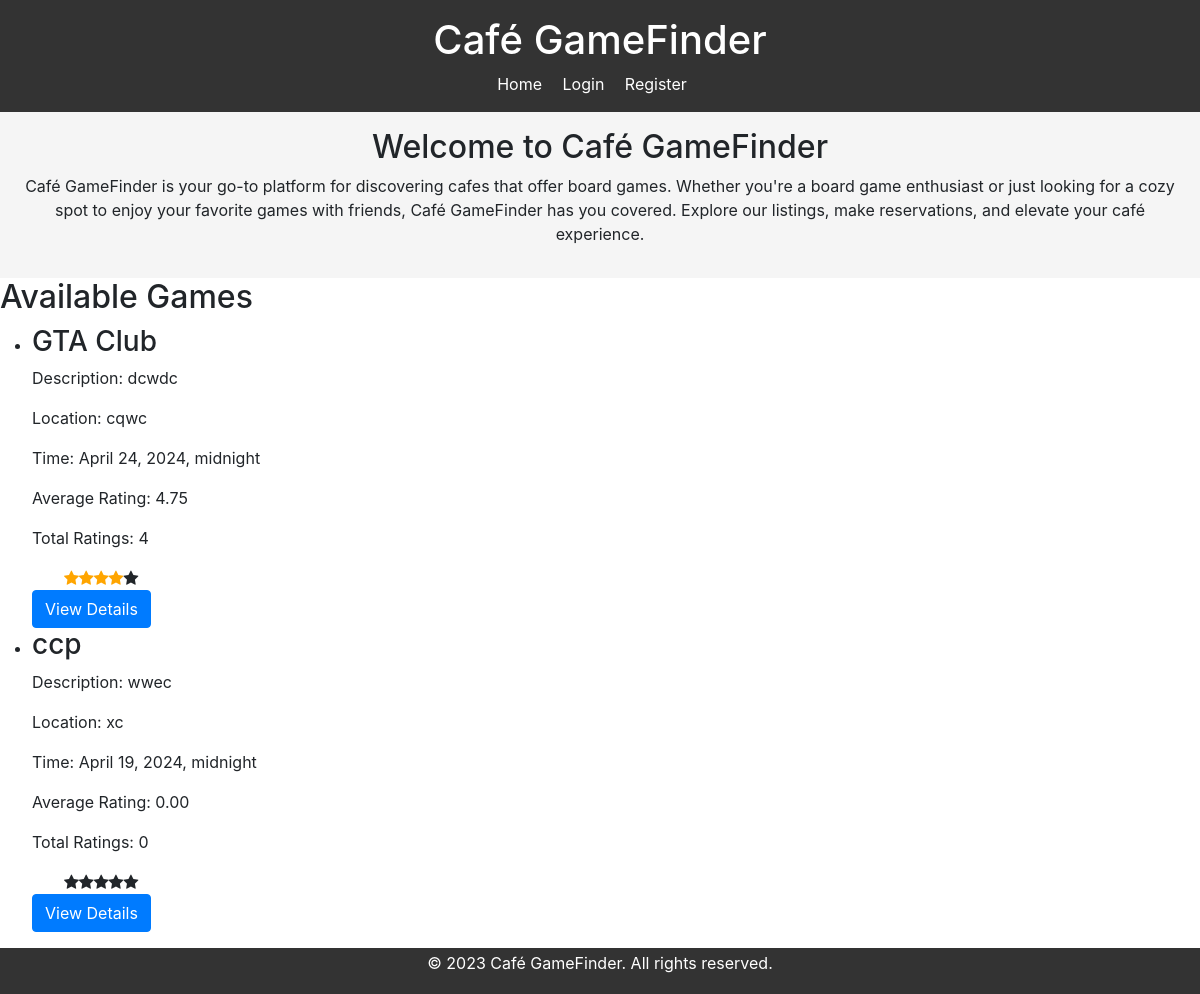
The page / on the database its author committed.
### boardgame_app/models.py (models this page shows, shortened)
class Game(models.Model):
    cafe = models.ForeignKey('Cafe', on_delete=models.CASCADE)
    name = models.CharField(max_length=255)
    description = models.TextField()
    location = models.CharField(max_length=255)
    time = models.DateTimeField()
    available_slots = models.IntegerField(default=0)
    average_rating = models.DecimalField(default=0, max_digits=3, decimal_places=2)
    total_ratings = models.PositiveIntegerField(default=0)

### boardgame_app/views.py (the view)
# urls.py: path('', index, name='index'),
def index(request):
    if request.user.is_staff:
        games = Game.objects.filter(cafe=request.user.cafe)
        return render(request, 'cafe_owner.html', {'games': games})
    games = Game.objects.all()
    return render(request, 'index.html', {'games': games})

### boardgame_app/templates/index.html (shortened to what this page needs)
{% load static %}
<!DOCTYPE html>
<html lang="en">
<head>
    <link rel="stylesheet" href="{% static 'styles.css' %}">
        <link href="https://cdn.jsdelivr.net/npm/bootstrap@5.3.0-alpha1/dist/css/bootstrap.min.css" rel="stylesheet">
    <link rel="stylesheet" href="https://cdn.jsdelivr.net/npm/bootstrap@4.0.0/dist/css/bootstrap.min.css">
    <link rel="stylesheet" href="https://cdnjs.cloudflare.com/ajax/libs/font-awesome/4.7.0/css/font-awesome.min.css">
</head>
<body>
    <header>
        <h1>Café GameFinder</h1>
        <nav>
            <a href="{% url 'index' %}">Home</a>
            {% if user.is_authenticated %}
                {% if user.cafe %}
                    <a href="{% url 'cafe_profile' %}">Cafe Profile</a>
                {% else %}
                    <a href="{% url 'profile' %}">Profile</a>
                    <a href="{% url 'reserve' %}">Reserve</a>
                {% endif %}
                <a href="{% url 'logout' %}" onclick="event.preventDefault(); document.getElementById('logout-form').submit();">Logout</a>
            {% else %}
                <a href="{% url 'login' %}">Login</a>
                <a href="{% url 'user_register' %}">Register</a>
            {% endif %}
        </nav>
    </header>
    <section id="home">
        <h2>Welcome to Café GameFinder</h2>
        <p>
            Café GameFinder is your go-to platform for discovering cafes that offer board games. Whether you're a
            board game enthusiast or just looking for a cozy spot to enjoy your favorite games with friends,
            Café GameFinder has you covered. Explore our listings, make reservations, and elevate your café
            experience.
        </p>
    </section>
    <section id="games">
        <h2>Available Games</h2>
        <ul>
            {% for game in games %}
                <li>
                    <h3>{{ game.name }}</h3>
                    <p>Description: {{ game.description }}</p>
                    <p>Location: {{ game.location }}</p>
                    <p>Time: {{ game.time }}</p>
                    <p>Average Rating: {{ game.average_rating }}</p>
                    <p>Total Ratings: {{ game.total_ratings }}</p>
                    <ul class="list-flex rating-list">
                        <li>
                            <i class="fa fa-star {% if game.average_rating >= 1 %}checked{% endif %}" title="Rate 1"></i>
                        </li>
                        <li>
                            <i class="fa fa-star {% if game.average_rating >= 2 %}checked{% endif %}" title="Rate 2"></i>
                        </li>
                        <li>
                            <i class="fa fa-star {% if game.average_rating >= 3 %}checked{% endif %}" title="Rate 3"></i>
                        </li>
                        <li>
                            <i class="fa fa-star {% if game.average_rating >= 4 %}checked{% endif %}" title="Rate 4"></i>
                        </li>
                        <li>
                            <i class="fa fa-star {% if game.average_rating >= 5 %}checked{% endif %}" title="Rate 5"></i>
                        </li>
                    </ul>
<a href="{% url 'game_detail' game.id %}" class="btn btn-primary">View Details</a>
                </li>
            {% endfor %}
        </ul>
    </section>
    <footer>
        <p>&copy; 2023 Café GameFinder. All rights reserved.</p>
    </footer>
</body>
</html>

### boardgame_app/static/styles.css (style rules this page uses)
body, h1, h2, p, nav, form { margin: 0; padding: 0; }
body { font-family: 'Arial', sans-serif; line-height: 1.6; display: flex; flex-direction: column; min-height: 100vh; }
header { background-color: #333; color: #fff; padding: 1rem; text-align: center; }
h1 { margin-bottom: 0.5rem; }
nav a { color: #fff; margin-right: 1rem; text-decoration: none; }
#home { background-color: #f5f5f5; padding: 1rem; text-align: center; }
footer { background-color: #333; color: #fff; padding: 0.2rem; text-align: center; position: relative; bottom: 0; width: 100%; z-index: 0; }

### boardgame_app/templates/index.html (style rules this page uses)
.rating-list { display: flex; list-style: none; }
.checked { color: orange; }

### rows shown on the page
Game: name "GTA Club", description "dcwdc", location "cqwc", time "April 24, 2024, midnight", average_rating "4.75", total_ratings "4"
Game: name "ccp", description "wwec", location "xc", time "April 19, 2024, midnight", average_rating "0.00", total_ratings "0"
